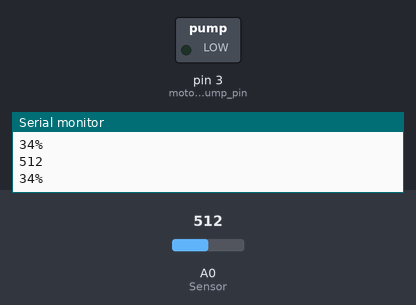
A sketch run on a simulated Arduino Uno, built with avr-gcc and run on an emulated ATmega328P. Shown: switched loads named in the sketch (green lamp = pin HIGH), the last lines printed to the serial monitor. Inputs (shaded band) come from the test bench; at power-on: A0 (Sensor) = 512.

Above: at 1.2 s.
1.3 s: A0 (Sensor) set to 363
2.8 s: A0 (Sensor) set to 338
At 3.8 s:
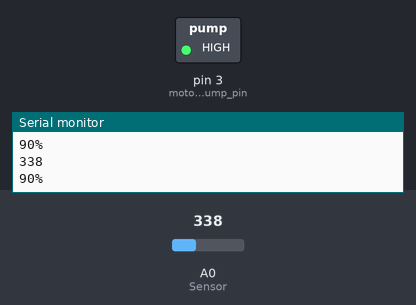
4.5 s: A0 (Sensor) set to 511
At 5.1 s:
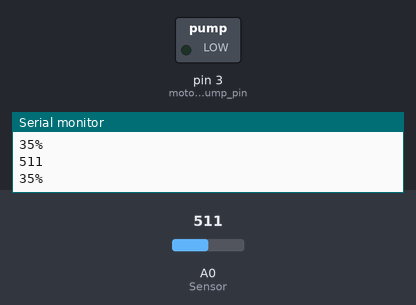
Timing chart, 0 to 7.5 s (numbered marks = the images above; inputs shaded):
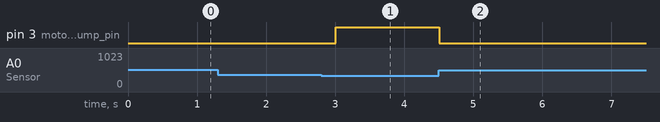

The sketch:

Automatic_Irrigation_System.ino
```cpp
# define motor_pump_pin 3
# define water_level_pin 5
const int AirValue = 620;   //you need to replace this value with Value_1
const int WaterValue = 310;  //you need to replace this value with Value_2
int soilMoistureValue = 0;
int soilmoisturepercent = 0;
void setup() {
  pinMode(motor_pump_pin,OUTPUT);
  digitalWrite(motor_pump_pin,LOW);
    pinMode(water_level_pin,INPUT);
  digitalWrite(water_level_pin,LOW);
  Serial.begin(9600); // open serial port, set the baud rate to 9600 bps
}
void loop() {
  soilMoistureValue = analogRead(A0);  //put Sensor insert into soil
  Serial.println(soilMoistureValue);
  soilmoisturepercent = map(soilMoistureValue, AirValue, WaterValue, 0, 100);
  if (soilmoisturepercent >= 100)
  {
    soilmoisturepercent = 100;
    Serial.println("100 %");
  }
  else if (soilmoisturepercent <= 0)
  {
    soilmoisturepercent = 0;
    Serial.println("0 %");
  }
  else if (soilmoisturepercent > 0 && soilmoisturepercent < 100)
  {
    Serial.print(soilmoisturepercent);
    Serial.println("%");
  }

  if(soilmoisturepercent <= 85)
  {
    digitalWrite(motor_pump_pin,LOW);
    }
  else
  {
    digitalWrite(motor_pump_pin,HIGH);
    }


  delay(250);
}
```

Measured:
- the behaviour switches between 354 and 353 on A0 (Sensor) (found by bisection; images 0 and 1)
- after the input at 2.8 s, pin 3 (motor_pump_pin): LOW → HIGH after 0.21 s
- after the input at 4.5 s, pin 3 (motor_pump_pin): HIGH → LOW at once
